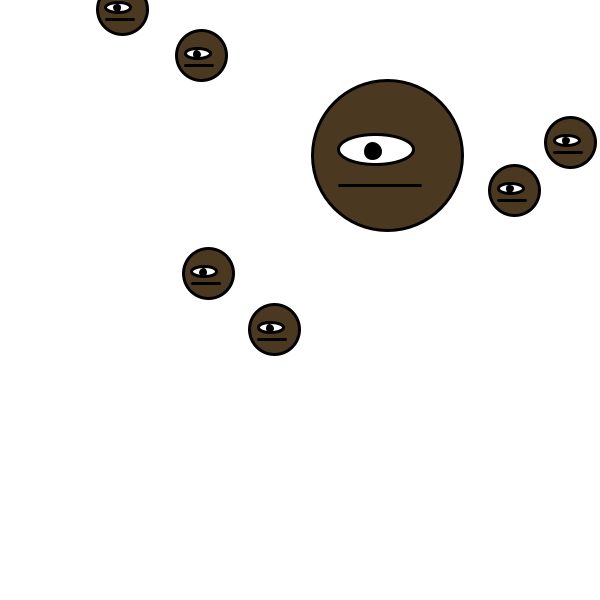
Frame 1 (no input)
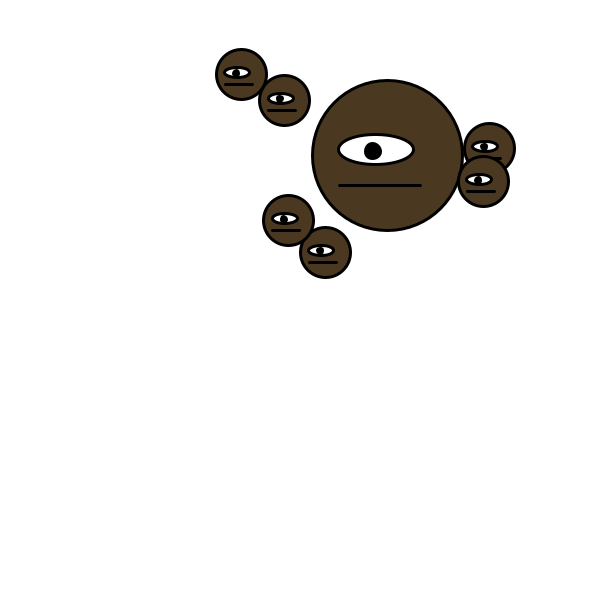
Frame 60 (the mouse pressed at the canvas centre just before this capture)
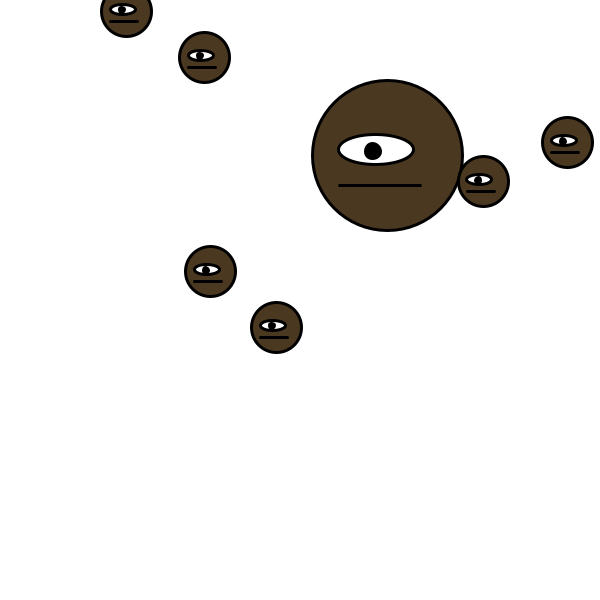
Frame 120 (the mouse held since frame 60 and released just before this capture)

The Processing sketch that drew these frames (run headless with seeded random() and noise(); from frame 60 on, the mouse is pressed at the canvas centre):

// Processing sketch: processing_164625
// ── processing_164625.pde

CreaturePrime guy;
CreatureFans[] fan = new CreatureFans[6];

boolean upPressed;
boolean downPressed;
boolean leftPressed;
boolean rightPressed;

float lerp = .01;

//float collideVar

float d;

void setup() {
  
  size(600, 600);
  smooth();
  guy = new CreaturePrime();
  guy.prime();

  for (int i=0;i<fan.length;i++) {
    fan[i] = new CreatureFans();
    fan[i].prime();
  }
}

void draw() {
  background(255);
  guy.update();

  //Groupie Data
  for (int j=0;j<fan.length;j++) {
    d=dist(guy.xPos, guy.yPos, fan[j].xPos, fan[j].yPos);
    fan[j].update();
  }

  for (int k=0; k<fan.length; k++) {
    for (int m=1; m<fan.length-1; m++) {
      if (dist(fan[k].xPos, 0, fan[m].xPos, 0) < (fan[k].bigness)/2
        ||
        dist(fan[k].yPos, 0, fan[m].yPos, 0) < (fan[k].bigness)/2 ) {
      }
    }
  }
}

void mousePressed() {
  lerp *= -1;
}
  
    void keyPressed() {
      if (keyCode == 'W') {
        upPressed=true;
      }

      if (keyCode== 'S') {
        downPressed=true;
      }
      if (keyCode=='A') {
        leftPressed=true;
      }
      if (keyCode=='D') {
        rightPressed=true;
      }
    }

    void keyReleased() {
      if (keyCode == 'W') {
        upPressed=false;
      }

      if (keyCode== 'S') {
        downPressed=false;
      }
      if (keyCode=='A') {
        leftPressed=false;
      }
      if (keyCode=='D') {
        rightPressed=false;
      }
    }

class CreatureFans {

  float xPos;
  float yPos;
  float fanSpeed;
  float bigness;

  void prime() {

    xPos = random(bigness*50, width-bigness*50);
    yPos = random(bigness*50, height-bigness*50);
    bigness = 1;    // Change the creature's size
    fanSpeed = 5;
  }

  void update() {

    //The body. Position determined here
    strokeWeight(3);  
    stroke(0);
    fill(75, 56, 32);
    ellipse(xPos, yPos, bigness*50, bigness*50);

    // The eyeball
    fill(255);        
    ellipse(xPos-(bigness*4), yPos-(bigness*2), bigness*25, bigness*10);

    //The pupil
    fill(0);    
    ellipse(xPos-(bigness*5), yPos-(bigness+bigness*.5), bigness*5, bigness*5);

    //The mouth
    line(xPos-(bigness*16), yPos+(bigness*10), xPos+(bigness*11), yPos+(bigness*10));
  

  //MOVEMENT

  if(d>100) {
    fanSpeed=5;
    xPos=lerp(xPos, guy.xPos, lerp);
    yPos=lerp(yPos, guy.yPos, lerp);
  }
  else{
    fanSpeed=0;
  } 
  
  }
    //Wall bounding

    //KOMBAT
}
class CreaturePrime {

  float xPos;
  float yPos;
  float playerSpeed;
  float bigness;

  void prime() {

    xPos = random(bigness*50, width-bigness*50);
    yPos = random(bigness*50, height-bigness*50);
    bigness = 3;    // Change the creature's size
    playerSpeed = 5;
  }

  void update() {

    //The body. Position determined here
    strokeWeight(3);  
    stroke(0);
    fill(75, 56, 32);
    ellipse(xPos, yPos, bigness*50, bigness*50);

    // The eyeball
    fill(255);        
    ellipse(xPos-(bigness*4), yPos-(bigness*2), bigness*25, bigness*10);

    //The pupil
    fill(0);    
    ellipse(xPos-(bigness*5), yPos-(bigness+bigness*.5), bigness*5, bigness*5);

    //The mouth
    line(xPos-(bigness*16), yPos+(bigness*10), xPos+(bigness*11), yPos+(bigness*10)); 




    //MOVEMENT
    if (upPressed==true) {
      guy.yPos-=playerSpeed;
    }
    if (downPressed==true) {
      guy.yPos+=playerSpeed;
    }
    if (leftPressed==true) {
      guy.xPos-=playerSpeed;
    }
    if (rightPressed==true) {
      guy.xPos+=playerSpeed;
    }
  }




  //Wall bounding

  //KOMBAT
}
